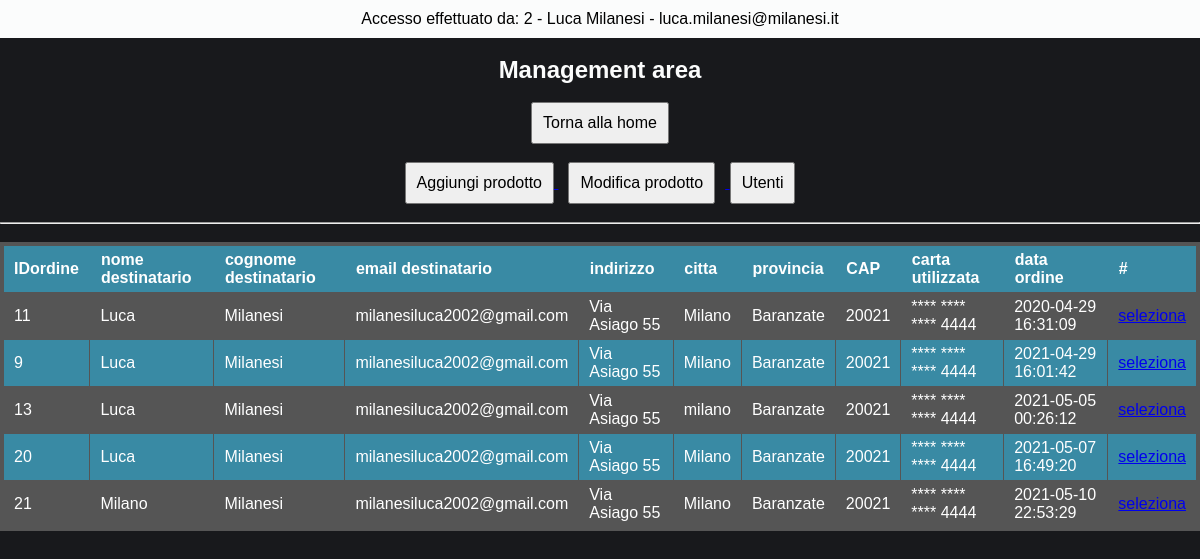
/management/viewUser.select.ordini.php?IDutente=38 (signed in), run on an earlier commit of the app's database.
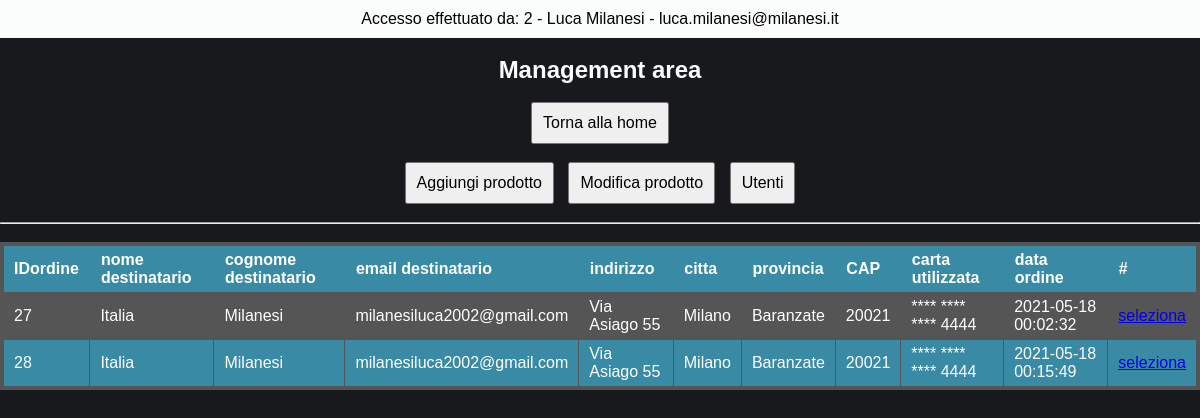
And on a later commit of the database.
### tables this page shows
CREATE TABLE `dipendenti` (
  `IDdipendente` int(11) NOT NULL AUTO_INCREMENT,
  `nome` varchar(30) DEFAULT NULL,
  `cognome` varchar(30) DEFAULT NULL,
  `data_nascita` date DEFAULT NULL,
  `luogo_nascita` varchar(30) DEFAULT NULL,
  `sesso` varchar(1) DEFAULT NULL,
  `provincia_sigla` varchar(2) DEFAULT NULL,
  `codice_fiscale` varchar(16) DEFAULT NULL,
  `salario_mensile` decimal(10,2) DEFAULT NULL,
  `ore_lavoro_settimanali` int(11) DEFAULT NULL,
  `email_personale` varchar(50) DEFAULT NULL,
  `email_aziendale` varchar(50) DEFAULT NULL,
  `password_aziendale` varchar(30) DEFAULT NULL,
  `idmansione` int(11) DEFAULT NULL,
  PRIMARY KEY (`IDdipendente`),
  UNIQUE KEY `codice_fiscale` (`codice_fiscale`,`email_personale`,`email_aziendale`),
  KEY `idmansione` (`idmansione`),
  CONSTRAINT `dipendenti_ibfk_1` FOREIGN KEY (`idmansione`) REFERENCES `mansioni` (`IDmansione`)
);

CREATE TABLE `ordine` (
  `IDordine` int(11) NOT NULL AUTO_INCREMENT,
  `nome_destinatario` varchar(30) DEFAULT NULL,
  `cognome_destinatario` varchar(30) DEFAULT NULL,
  `email_destinatario` varchar(80) DEFAULT NULL,
  `indirizzo` varchar(100) DEFAULT NULL,
  `citta` varchar(30) DEFAULT NULL,
  `provincia` varchar(30) DEFAULT NULL,
  `cap` int(11) DEFAULT NULL,
  `numero_carta_utilizzata` varchar(19) DEFAULT NULL,
  `data_ordine` datetime DEFAULT NULL,
  `latitudine` varchar(25) DEFAULT NULL,
  `longitudine` varchar(25) DEFAULT NULL,
  `altitudine` varchar(25) DEFAULT NULL,
  `totale` decimal(10,2) NOT NULL,
  `idutente` int(11) DEFAULT NULL,
  `idspedizione` int(11) DEFAULT NULL,
  PRIMARY KEY (`IDordine`),
  KEY `idutente` (`idutente`),
  KEY `idspedizione` (`idspedizione`),
  CONSTRAINT `ordine_ibfk_1` FOREIGN KEY (`idutente`) REFERENCES `utenti` (`IDutente`),
  CONSTRAINT `ordine_ibfk_2` FOREIGN KEY (`idspedizione`) REFERENCES `spedizione` (`IDspedizione`)
);

### management/viewUser.select.ordini.php (the view, shortened to what this page needs)
<?php
include '../dbConfig/dbConfig.php';
include '../dbConfig/dbConfig_dip.php';
?>
<!DOCTYPE html>
<html>
  <?php
    $IDutente = $_GET["IDutente"];
    $email_aziendale = $_SESSION['email_aziendale'];
    $sql_dip = "SELECT * FROM dipendenti WHERE email_aziendale = '$email_aziendale'";
            $result_dip = $conn2->query($sql_dip);
            $row_dip = $result_dip->fetch_assoc();
    $sql = "SELECT * FROM utenti WHERE IDutente = '$IDutente'";
            $result = $conn->query($sql);
            $row = $result->fetch_assoc();
  ?>
  <head>
    <link rel="stylesheet" href="./css/style.management.css">
  </head>
  <body >
      <div class="header-page">
        <div class="header">
          <p> Accesso effettuato da: <?php echo "{$row_dip["IDdipendente"]} - {$row_dip["nome"]} {$row_dip["cognome"]} - {$row_dip["email_aziendale"]}" ?> </p>
        </div>
        <br>
        <h2> Management area </h2>
        <br>
        <a href="./managementPage.php"> <button name="management-page"> Torna alla home </button> </a>
        <br><br>
        <a href="./aggiungiProdotto.php"> <button name="agg-prod"> Aggiungi prodotto </button> </a>
        <a href="./modificaProdotto.php"> <button name="mod-prod" style="margin: 0 10px;"> Modifica prodotto </button> </a>
        <a href="./viewUser.php"> <button name="view-user"> Utenti </button> </a>
        <br><br><hr><br>
      </div>
    <form action="<?php echo $_SERVER['PHP_SELF']; ?>" method="post">
      <?php
          $sql_ordini = "SELECT * FROM ordine WHERE idutente = '$IDutente' ORDER BY data_ordine";
                             $result_ordini = $conn->query($sql_ordini);
          ?>
          <table class="steelBlueCols">
            <tr>
              <thead>
                <th> IDordine </th>
                <th> nome destinatario </th>
                <th> cognome destinatario </th>
                <th> email destinatario </th>
                <th> indirizzo </th>
                <th> citta </th>
                <th> provincia </th>
                <th> CAP </th>
                <th> carta utilizzata </th>
                <th> data ordine </th>
                <th> # </th>
              </thead>
            </tr>
            <tbody>
          <?php
          while ($row_ordini = $result_ordini->fetch_assoc()) {
            ?>
              <tr>
                <td> <?php echo $row_ordini["IDordine"] ?> </td>
                <td> <?php echo $row_ordini["nome_destinatario"] ?> </td>
                <td> <?php echo $row_ordini["cognome_destinatario"] ?> </td>
                <td> <?php echo $row_ordini["email_destinatario"] ?> </td>
                <td> <?php echo $row_ordini["indirizzo"] ?> </td>
                <td> <?php echo $row_ordini["citta"] ?> </td>
                <td> <?php echo $row_ordini["provincia"] ?> </td>
                <td> <?php echo $row_ordini["cap"] ?> </td>
                <td> <?php echo $row_ordini["numero_carta_utilizzata"] ?> </td>
                <td> <?php echo $row_ordini["data_ordine"] ?> </td>
                <td class="text-a">
                  <?php echo "<a href=./viewUser.select.ordine.acquisto.php?IDutente={$row['IDutente']}&IDordine={$row_ordini["IDordine"]}>" ?>
                    seleziona
                  </a>
                </td>
              </tr>
            <?php
          }
          ?>
        </tbody>
      </table>
    </form>
  </body>
</html>

### management/css/style.management.css (style rules this page uses)
* { font-family: "Montserrat", sans-serif; padding: 0; margin: 0; }
body { background-color: rgb(24,25,28); color: #FBFCFC; text-align: center; box-sizing: content-box; }
.header-page button { padding: 10px; font-size: 16px; }
.header { width: 100%; position: flex; background: #FBFCFC; color: black; padding: 10px 0; }
table.steelBlueCols { border: 4px solid #555555; background-color: #555555; width: 100%; text-align: left; border-collapse: collapse; }
table.steelBlueCols td, table.steelBlueCols th { border: 1px solid #555555; padding: 5px 10px; }
table.steelBlueCols tbody td { font-size: 16px; color: white; }
table.steelBlueCols tr:nth-child(even) { background: #398AA4; }
table.steelBlueCols thead { background: #398AA4; }
table.steelBlueCols thead th { font-size: 16px; font-weight: bold; color: white; text-align: left; border-left: 2px solid #398AA4; }
table.steelBlueCols thead th:first-child { border-left: none; }
table.steelBlueCols td a { width: 100%; }
.text-a { text-align: center; }

What changed in the data, as far as the page shows it:
removed ordine: IDordine "11", nome_destinatario "Luca", cognome_destinatario "Milanesi", email_destinatario "milanesiluca2002@gmail.com", indirizzo "Via Asiago 55", citta "Milano", provincia "Baranzate", cap "20021", numero_carta_utilizzata "**** **** **** 4444", data_ordine "2020-04-29 16:31:09"
removed ordine: IDordine "9", nome_destinatario "Luca", cognome_destinatario "Milanesi", email_destinatario "milanesiluca2002@gmail.com", indirizzo "Via Asiago 55", citta "Milano", provincia "Baranzate", cap "20021", numero_carta_utilizzata "**** **** **** 4444", data_ordine "2021-04-29 16:01:42"
removed ordine: IDordine "13", nome_destinatario "Luca", cognome_destinatario "Milanesi", email_destinatario "milanesiluca2002@gmail.com", indirizzo "Via Asiago 55", citta "milano", provincia "Baranzate", cap "20021", numero_carta_utilizzata "**** **** **** 4444", data_ordine "2021-05-05 00:26:12"
removed ordine: IDordine "20", nome_destinatario "Luca", cognome_destinatario "Milanesi", email_destinatario "milanesiluca2002@gmail.com", indirizzo "Via Asiago 55", citta "Milano", provincia "Baranzate", cap "20021", numero_carta_utilizzata "**** **** **** 4444", data_ordine "2021-05-07 16:49:20"
removed ordine: IDordine "21", nome_destinatario "Milano", cognome_destinatario "Milanesi", email_destinatario "milanesiluca2002@gmail.com", indirizzo "Via Asiago 55", citta "Milano", provincia "Baranzate", cap "20021", numero_carta_utilizzata "**** **** **** 4444", data_ordine "2021-05-10 22:53:29"
added ordine: IDordine "27", nome_destinatario "Italia", cognome_destinatario "Milanesi", email_destinatario "milanesiluca2002@gmail.com", indirizzo "Via Asiago 55", citta "Milano", provincia "Baranzate", cap "20021", numero_carta_utilizzata "**** **** **** 4444", data_ordine "2021-05-18 00:02:32"
added ordine: IDordine "28", nome_destinatario "Italia", cognome_destinatario "Milanesi", email_destinatario "milanesiluca2002@gmail.com", indirizzo "Via Asiago 55", citta "Milano", provincia "Baranzate", cap "20021", numero_carta_utilizzata "**** **** **** 4444", data_ordine "2021-05-18 00:15:49"
